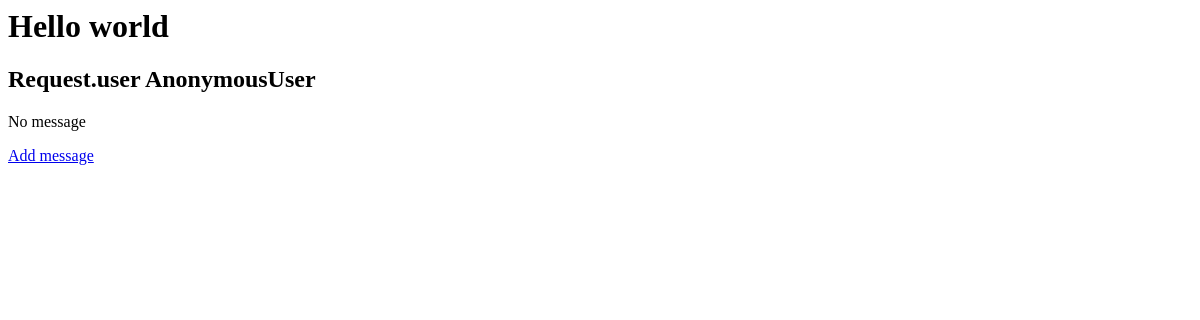
/hello/, run on an earlier commit of the app's database.
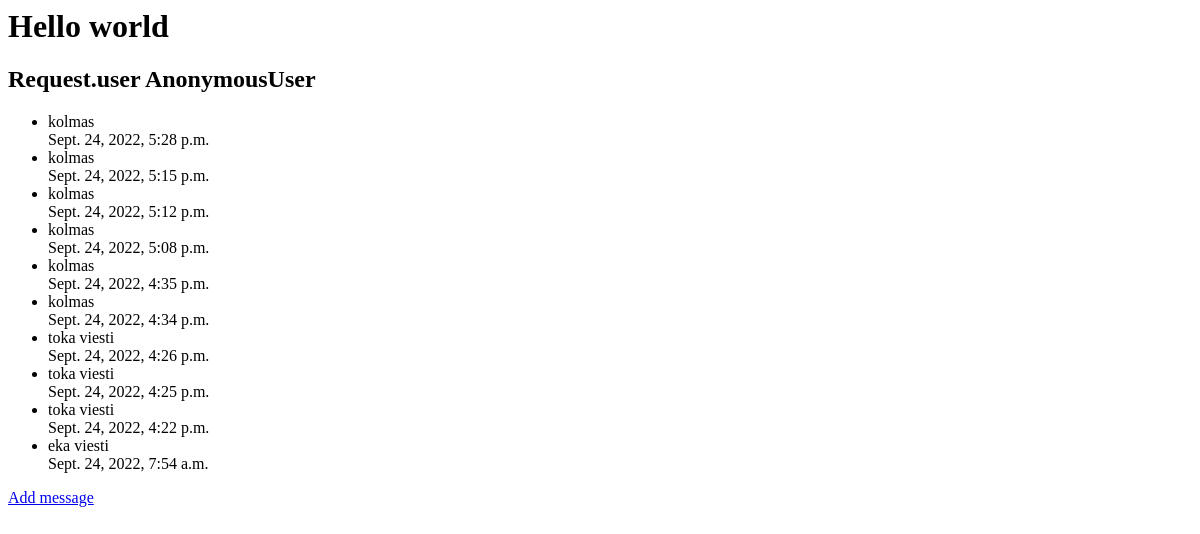
And on a later commit of the database.
### hello/models.py (models this page shows, shortened)
class Message(models.Model):
    message_text = models.CharField(max_length=250)
    date = models.DateTimeField('date created', auto_now_add=True)

### hello/views.py (the view)
# urls.py: path('',views.IndexView.as_view(), name='index'),
class IndexView(ListView):
    template_name = 'hello/index.html'
    context_object_name = 'latest_message_list'
    def get_queryset(self):
        return Message.objects.order_by('-date')[:10]

### hello/templates/hello/index.html
<html>
<body>
    <h1>Hello world</h1>
    <h2>Request.user {{ request.user }}</h2>
    {% if latest_message_list %}
        <ul>
        {% for message in latest_message_list %}
            <li>
                {{message.message_text}} <br>
                {{message.date}}</li>
        {% endfor %}
        </ul>
    {% else %}
        <p> No message</p>
    {%endif %}
    <p><a href="{% url 'hello:add_message' %}">Add message</a></p>
</body>
</html>

What changed in the data, as far as the page shows it:
added Message: message_text "kolmas", date "Sept. 24, 2022, 5:28 p.m."
added Message: message_text "kolmas", date "Sept. 24, 2022, 5:15 p.m."
added Message: message_text "kolmas", date "Sept. 24, 2022, 5:12 p.m."
added Message: message_text "kolmas", date "Sept. 24, 2022, 5:08 p.m."
added Message: message_text "kolmas", date "Sept. 24, 2022, 4:35 p.m."
added Message: message_text "kolmas", date "Sept. 24, 2022, 4:34 p.m."
added Message: message_text "toka viesti", date "Sept. 24, 2022, 4:26 p.m."
added Message: message_text "toka viesti", date "Sept. 24, 2022, 4:25 p.m."
added Message: message_text "toka viesti", date "Sept. 24, 2022, 4:22 p.m."
added Message: message_text "eka viesti", date "Sept. 24, 2022, 7:54 a.m."
Also different on the page:
text no longer shown: "No message"
